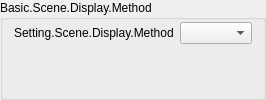
                   <widget class="QGroupBox" name="groupBox_20">
                    <property name="title">
                     <string>Basic.Scene.Display.Method</string>
                    </property>
                    <layout class="QFormLayout" name="formLayout_37">
                     <property name="fieldGrowthPolicy">
                      <enum>QFormLayout::AllNonFixedFieldsGrow</enum>
                     </property>
                     <property name="labelAlignment">
                      <set>Qt::AlignRight|Qt::AlignTrailing|Qt::AlignVCenter</set>
                     </property>
                     <property name="topMargin">
                      <number>2</number>
                     </property>
                     <item row="0" column="0">
                      <layout class="QVBoxLayout" name="verticalLayout_64">
                       <property name="spacing">
                        <number>0</number>
                       </property>
                       <property name="leftMargin">
                        <number>0</number>
                       </property>
                       <property name="bottomMargin">
                        <number>0</number>
                       </property>
                       <item>
                        <widget class="QLabel" name="label_10">
                         <property name="text">
                          <string>Setting.Scene.Display.Method</string>
                         </property>
                         <property name="useFor" stdset="0">
                          <string notr="true">FormLabelRole</string>
                         </property>
                        </widget>
                       </item>
                      </layout>
                     </item>
                     <item row="0" column="1">
                      <layout class="QVBoxLayout" name="verticalLayout_36">
                       <property name="spacing">
                        <number>0</number>
                       </property>
                       <property name="bottomMargin">
                        <number>0</number>
                       </property>
                       <item>
                        <widget class="PLSComboBox" name="sceneDisplayComboBox"/>
                       </item>
                      </layout>
                     </item>
                     <item row="3" column="0">
                      <spacer name="horizontalSpacer_11">
                       <property name="orientation">
                        <enum>Qt::Horizontal</enum>
                       </property>
                       <property name="sizeHint" stdset="0">
                        <size>
                         <width>133</width>
                         <height>5</height>
                        </size>
                       </property>
                      </spacer>
                     </item>
                     <item row="3" column="1">
                      <widget class="QLabel" name="sceneDisplayTipsLabel">
                       <property name="text">
                        <string/>
                       </property>
                       <property name="wordWrap">
                        <bool>true</bool>
                       </property>
                      </widget>
                     </item>
                    </layout>
                   </widget>
